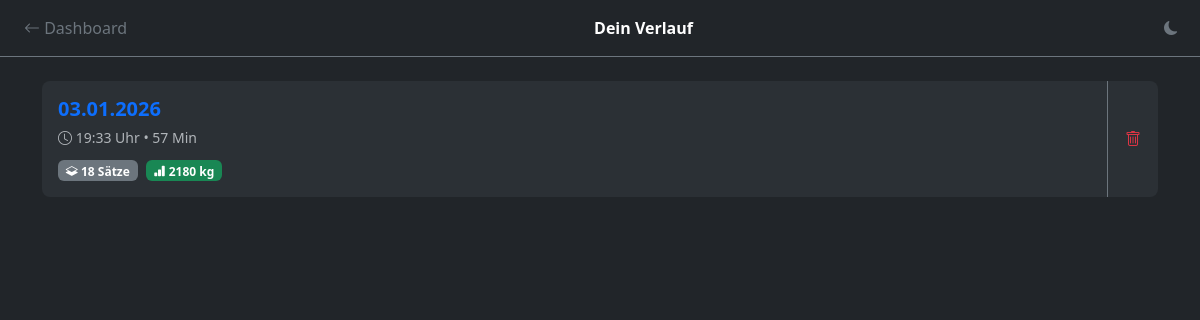
Before: /history/ with the older database file.
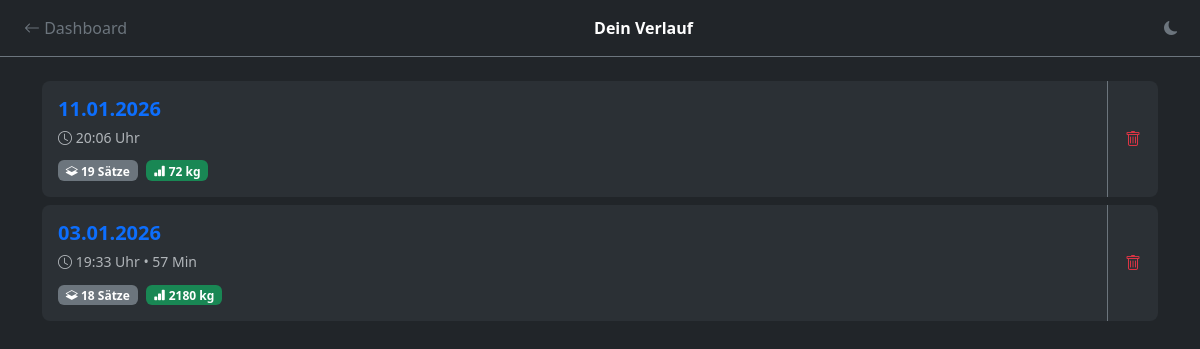
After: the same page with the newer database file.
### core/models.py (models this page shows, shortened)
class Trainingseinheit(models.Model):
    user = models.ForeignKey(User, on_delete=models.CASCADE, related_name="trainings", null=True)
    plan = models.ForeignKey('Plan', on_delete=models.SET_NULL, related_name="trainings", null=True, blank=True, verbose_name="Trainingsplan")
    datum = models.DateTimeField(auto_now_add=True)
    dauer_minuten = models.PositiveIntegerField(blank=True, null=True, verbose_name="Dauer (Min)")
    kommentar = models.TextField(blank=True, null=True, verbose_name="Wie lief's?")
    class Meta:
        verbose_name = "Trainingseinheit"
        verbose_name_plural = "Trainingseinheiten"
        ordering = ['-datum']
        indexes = [
            models.Index(fields=['datum']),
        ]

### core/views.py (the view)
# urls.py: path('history/', views.training_list, name='training_list'),
def training_list(request):
    trainings = Trainingseinheit.objects.annotate(satz_count=Count('saetze')).order_by('-datum')
    trainings_mit_volumen = []
    for training in trainings:
        arbeitssaetze = training.saetze.filter(ist_aufwaermsatz=False)
        volumen = sum(float(s.gewicht) * s.wiederholungen for s in arbeitssaetze)
        trainings_mit_volumen.append({
            'training': training,
            'volumen': round(volumen, 1),
            'arbeitssaetze': arbeitssaetze.count()
        })
    context = {
        'trainings_data': trainings_mit_volumen
    }
    return render(request, 'core/training_list.html', context)

### core/templates/core/training_list.html (shortened to what this page needs)
{% load static %}
{% load static %}<!doctype html>
<html lang="de" data-bs-theme="dark" id="htmlRoot">
  <head>
    <link href="https://cdn.jsdelivr.net/npm/bootstrap@5.3.3/dist/css/bootstrap.min.css" rel="stylesheet">
    <link rel="stylesheet" href="https://cdn.jsdelivr.net/npm/bootstrap-icons@1.11.3/font/bootstrap-icons.min.css">
    <link rel="stylesheet" href="{% static 'core/css/theme-styles.css' %}">
</head>
  <body>
    <nav class="navbar navbar-dark bg-dark border-bottom border-secondary mb-4">
      <div class="container-fluid">
        <a class="btn btn-outline-secondary border-0" href="{% url 'dashboard' %}">
            <i class="bi bi-arrow-left"></i> Dashboard
        </a>
        <span class="navbar-text text-white fw-bold">Dein Verlauf</span>
        <div style="width: 40px;">            <button onclick="toggleTheme()" class="btn btn-sm btn-outline-secondary border-0 ms-2" title="Theme wechseln">
              <i class="bi bi-moon-fill" id="themeIcon"></i>
            </button>
</div>
      </div>
    </nav>
    <div class="container">
      {% if not trainings_data %}
        <div class="text-center py-5 text-muted">
            <i class="bi bi-journal-x display-1 opacity-25"></i>
            <p class="mt-3">Noch keine Trainings absolviert.</p>
            <a href="{% url 'training_select_plan' %}" class="btn btn-primary mt-2">Jetzt starten!</a>
        </div>
      {% else %}
        <div class="list-group">
            {% for data in trainings_data %}
            <div class="list-group-item card-stat border-secondary mb-2 rounded-3 p-0 overflow-hidden">
                <div class="d-flex w-100 align-items-stretch">
                    <a href="{% url 'training_session' data.training.id %}" class="text-decoration-none d-flex flex-grow-1 p-3 align-items-center">
                        <div class="flex-grow-1">
                            <h5 class="mb-1 text-primary fw-bold">
                                {{ data.training.datum|date:"d.m.Y" }}
                            </h5>
                            <small class="text-muted">
                                <i class="bi bi-clock"></i> {{ data.training.datum|date:"H:i" }} Uhr
                                {% if data.training.dauer_minuten %}
                                &bull; {{ data.training.dauer_minuten }} Min
                                {% endif %}
                            </small>
                            <div class="mt-2">
                                <span class="badge bg-secondary me-1">
                                    <i class="bi bi-layers-half"></i> {{ data.arbeitssaetze }} Sätze
                                </span>
                                <span class="badge bg-success">
                                    <i class="bi bi-bar-chart-fill"></i> {{ data.volumen|floatformat:0 }} kg
                                </span>
                            </div>
                        </div>
                    </a>
                    <div class="border-start border-secondary d-flex">
                        <button class="btn btn-link text-danger text-decoration-none d-flex align-items-center px-3"
                                onclick="confirmDeleteTraining('{{ data.training.id }}', '{{ data.training.datum|date:"d.m.Y" }}', '{{ data.arbeitssaetze }}', '{{ data.volumen|floatformat:0 }}')">
                            <i class="bi bi-trash"></i>
                        </button>
                    </div>
                </div>
            </div>
            {% endfor %}
        </div>
      {% endif %}
    </div>
  </body>
</html>

Changed rows visible on the page:
added Trainingseinheit: training.datum "11.01.2026", training.datum "20:06", arbeitssaetze "19", volumen "72"
